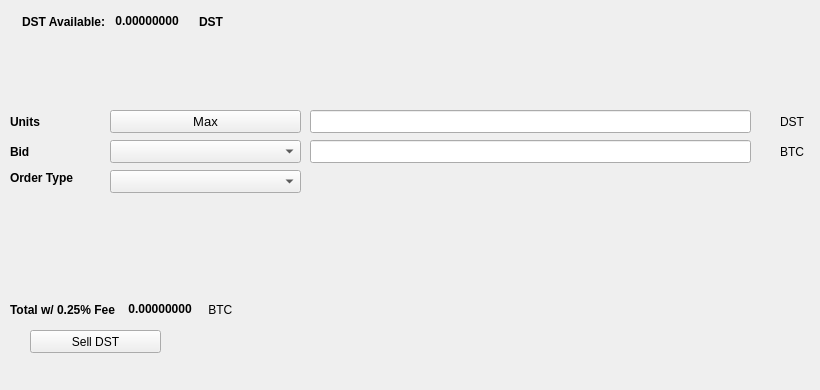
   <widget class="QWidget" name="SellTab">
    <attribute name="title">
     <string>Sell</string>
    </attribute>
    <widget class="QLabel" name="label_16">
     <property name="geometry">
      <rect>
       <x>780</x>
       <y>140</y>
       <width>31</width>
       <height>23</height>
      </rect>
     </property>
     <property name="text">
      <string>BTC</string>
     </property>
    </widget>
    <widget class="QComboBox" name="SellBidcomboBox">
     <property name="geometry">
      <rect>
       <x>110</x>
       <y>140</y>
       <width>191</width>
       <height>23</height>
      </rect>
     </property>
     <property name="font">
      <font>
       <pointsize>10</pointsize>
      </font>
     </property>
    </widget>
    <widget class="QLabel" name="label_18">
     <property name="geometry">
      <rect>
       <x>10</x>
       <y>110</y>
       <width>46</width>
       <height>23</height>
      </rect>
     </property>
     <property name="font">
      <font>
       <weight>75</weight>
       <bold>true</bold>
      </font>
     </property>
     <property name="text">
      <string>Units</string>
     </property>
    </widget>
    <widget class="QPushButton" name="Sell_Max_Amount">
     <property name="geometry">
      <rect>
       <x>110</x>
       <y>110</y>
       <width>191</width>
       <height>23</height>
      </rect>
     </property>
     <property name="font">
      <font>
       <pointsize>10</pointsize>
      </font>
     </property>
     <property name="text">
      <string>Max</string>
     </property>
    </widget>
    <widget class="QLabel" name="label_20">
     <property name="geometry">
      <rect>
       <x>10</x>
       <y>170</y>
       <width>91</width>
       <height>16</height>
      </rect>
     </property>
     <property name="font">
      <font>
       <weight>75</weight>
       <bold>true</bold>
      </font>
     </property>
     <property name="text">
      <string>Order Type</string>
     </property>
    </widget>
    <widget class="QComboBox" name="SellOrdertypeCombo">
     <property name="geometry">
      <rect>
       <x>110</x>
       <y>170</y>
       <width>191</width>
       <height>23</height>
      </rect>
     </property>
     <property name="font">
      <font>
       <pointsize>10</pointsize>
      </font>
     </property>
    </widget>
    <widget class="QLabel" name="label_21">
     <property name="geometry">
      <rect>
       <x>10</x>
       <y>140</y>
       <width>46</width>
       <height>23</height>
      </rect>
     </property>
     <property name="font">
      <font>
       <weight>75</weight>
       <bold>true</bold>
      </font>
     </property>
     <property name="text">
      <string>Bid</string>
     </property>
    </widget>
    <widget class="QLabel" name="label_22">
     <property name="geometry">
      <rect>
       <x>780</x>
       <y>110</y>
       <width>31</width>
       <height>23</height>
      </rect>
     </property>
     <property name="text">
      <string>DST</string>
     </property>
    </widget>
    <widget class="QLineEdit" name="UnitsInputPIV">
     <property name="geometry">
      <rect>
       <x>310</x>
       <y>110</y>
       <width>441</width>
       <height>23</height>
      </rect>
     </property>
     <property name="font">
      <font>
       <pointsize>9</pointsize>
       <weight>75</weight>
       <bold>true</bold>
      </font>
     </property>
    </widget>
    <widget class="QLineEdit" name="SellBidPriceEdit">
     <property name="geometry">
      <rect>
       <x>310</x>
       <y>140</y>
       <width>441</width>
       <height>23</height>
      </rect>
     </property>
     <property name="font">
      <font>
       <pointsize>9</pointsize>
       <weight>75</weight>
       <bold>true</bold>
      </font>
     </property>
    </widget>
    <widget class="QPushButton" name="SellPIVBTN">
     <property name="geometry">
      <rect>
       <x>30</x>
       <y>330</y>
       <width>131</width>
       <height>23</height>
      </rect>
     </property>
     <property name="text">
      <string>Sell DST</string>
     </property>
     <property name="icon">
      <iconset resource="../ensurance">
       <normaloff>:/icons/bitcoin</normaloff>:/icons/bitcoin</iconset>
     </property>
    </widget>
    <widget class="QWidget" name="layoutWidget3">
     <property name="geometry">
      <rect>
       <x>22</x>
       <y>12</y>
       <width>258</width>
       <height>19</height>
      </rect>
     </property>
     <layout class="QHBoxLayout" name="horizontalLayout">
      <item>
       <widget class="QLabel" name="label232_2">
        <property name="font">
         <font>
          <weight>75</weight>
          <bold>true</bold>
         </font>
        </property>
        <property name="text">
         <string>DST Available:</string>
        </property>
       </widget>
      </item>
      <item>
       <widget class="QLabel" name="PIVAvailableLabel">
        <property name="palette">
         <palette>
          <active>
           <colorrole role="WindowText">
            <brush brushstyle="SolidPattern">
             <color alpha="255">
              <red>0</red>
              <green>0</green>
              <blue>0</blue>
             </color>
            </brush>
           </colorrole>
           <colorrole role="Button">
            <brush brushstyle="SolidPattern">
             <color alpha="255">
              <red>0</red>
              <green>170</green>
              <blue>0</blue>
             </color>
            </brush>
           </colorrole>
           <colorrole role="Light">
            <brush brushstyle="SolidPattern">
             <color alpha="255">
              <red>0</red>
              <green>255</green>
              <blue>0</blue>
             </color>
            </brush>
           </colorrole>
           <colorrole role="Midlight">
            <brush brushstyle="SolidPattern">
             <color alpha="255">
              <red>0</red>
              <green>212</green>
              <blue>0</blue>
             </color>
            </brush>
           </colorrole>
           <colorrole role="Dark">
            <brush brushstyle="SolidPattern">
             <color alpha="255">
              <red>0</red>
              <green>85</green>
              <blue>0</blue>
             </color>
            </brush>
           </colorrole>
           <colorrole role="Mid">
            <brush brushstyle="SolidPattern">
             <color alpha="255">
              <red>0</red>
              <green>113</green>
              <blue>0</blue>
             </color>
            </brush>
           </colorrole>
           <colorrole role="Text">
            <brush brushstyle="SolidPattern">
             <color alpha="255">
              <red>0</red>
              <green>170</green>
              <blue>0</blue>
             </color>
            </brush>
           </colorrole>
           <colorrole role="BrightText">
            <brush brushstyle="SolidPattern">
             <color alpha="255">
              <red>255</red>
              <green>255</green>
              <blue>255</blue>
             </color>
            </brush>
           </colorrole>
           <colorrole role="ButtonText">
            <brush brushstyle="SolidPattern">
             <color alpha="255">
              <red>0</red>
              <green>0</green>
              <blue>0</blue>
             </color>
            </brush>
           </colorrole>
           <colorrole role="Base">
            <brush brushstyle="SolidPattern">
             <color alpha="255">
              <red>255</red>
              <green>255</green>
              <blue>255</blue>
             </color>
            </brush>
           </colorrole>
           <colorrole role="Window">
            <brush brushstyle="SolidPattern">
             <color alpha="255">
              <red>0</red>
              <green>170</green>
              <blue>0</blue>
             </color>
            </brush>
           </colorrole>
           <colorrole role="Shadow">
            <brush brushstyle="SolidPattern">
             <color alpha="255">
              <red>0</red>
              <green>0</green>
              <blue>0</blue>
             </color>
            </brush>
           </colorrole>
           <colorrole role="AlternateBase">
            <brush brushstyle="SolidPattern">
             <color alpha="255">
              <red>127</red>
              <green>212</green>
              <blue>127</blue>
             </color>
            </brush>
           </colorrole>
           <colorrole role="ToolTipBase">
            <brush brushstyle="SolidPattern">
             <color alpha="255">
              <red>255</red>
              <green>255</green>
              <blue>220</blue>
             </color>
            </brush>
           </colorrole>
           <colorrole role="ToolTipText">
            <brush brushstyle="SolidPattern">
             <color alpha="255">
              <red>0</red>
              <green>0</green>
              <blue>0</blue>
             </color>
            </brush>
           </colorrole>
          </active>
          <inactive>
           <colorrole role="WindowText">
            <brush brushstyle="SolidPattern">
             <color alpha="255">
              <red>0</red>
              <green>0</green>
              <blue>0</blue>
             </color>
            </brush>
           </colorrole>
           <colorrole role="Button">
            <brush brushstyle="SolidPattern">
             <color alpha="255">
              <red>0</red>
              <green>170</green>
              <blue>0</blue>
             </color>
            </brush>
           </colorrole>
           <colorrole role="Light">
            <brush brushstyle="SolidPattern">
             <color alpha="255">
              <red>0</red>
              <green>255</green>
              <blue>0</blue>
             </color>
            </brush>
           </colorrole>
           <colorrole role="Midlight">
            <brush brushstyle="SolidPattern">
             <color alpha="255">
              <red>0</red>
              <green>212</green>
              <blue>0</blue>
             </color>
            </brush>
           </colorrole>
           <colorrole role="Dark">
            <brush brushstyle="SolidPattern">
             <color alpha="255">
              <red>0</red>
              <green>85</green>
              <blue>0</blue>
             </color>
            </brush>
           </colorrole>
           <colorrole role="Mid">
            <brush brushstyle="SolidPattern">
             <color alpha="255">
              <red>0</red>
              <green>113</green>
              <blue>0</blue>
             </color>
            </brush>
           </colorrole>
           <colorrole role="Text">
            <brush brushstyle="SolidPattern">
             <color alpha="255">
              <red>0</red>
              <green>170</green>
              <blue>0</blue>
             </color>
            </brush>
           </colorrole>
           <colorrole role="BrightText">
            <brush brushstyle="SolidPattern">
             <color alpha="255">
              <red>255</red>
              <green>255</green>
              <blue>255</blue>
             </color>
            </brush>
           </colorrole>
           <colorrole role="ButtonText">
            <brush brushstyle="SolidPattern">
             <color alpha="255">
              <red>0</red>
              <green>0</green>
              <blue>0</blue>
             </color>
            </brush>
           </colorrole>
           <colorrole role="Base">
            <brush brushstyle="SolidPattern">
             <color alpha="255">
              <red>255</red>
              <green>255</green>
              <blue>255</blue>
             </color>
            </brush>
           </colorrole>
           <colorrole role="Window">
            <brush brushstyle="SolidPattern">
             <color alpha="255">
              <red>0</red>
              <green>170</green>
              <blue>0</blue>
             </color>
            </brush>
           </colorrole>
           <colorrole role="Shadow">
            <brush brushstyle="SolidPattern">
             <color alpha="255">
              <red>0</red>
              <green>0</green>
              <blue>0</blue>
             </color>
            </brush>
           </colorrole>
           <colorrole role="AlternateBase">
            <brush brushstyle="SolidPattern">
             <color alpha="255">
              <red>127</red>
              <green>212</green>
              <blue>127</blue>
             </color>
            </brush>
           </colorrole>
           <colorrole role="ToolTipBase">
            <brush brushstyle="SolidPattern">
             <color alpha="255">
              <red>255</red>
              <green>255</green>
              <blue>220</blue>
             </color>
            </brush>
           </colorrole>
           <colorrole role="ToolTipText">
            <brush brushstyle="SolidPattern">
             <color alpha="255">
              <red>0</red>
              <green>0</green>
              <blue>0</blue>
             </color>
            </brush>
           </colorrole>
          </inactive>
          <disabled>
           <colorrole role="WindowText">
            <brush brushstyle="SolidPattern">
             <color alpha="255">
              <red>0</red>
              <green>85</green>
              <blue>0</blue>
             </color>
            </brush>
           </colorrole>
           <colorrole role="Button">
            <brush brushstyle="SolidPattern">
             <color alpha="255">
              <red>0</red>
              <green>170</green>
              <blue>0</blue>
             </color>
            </brush>
           </colorrole>
           <colorrole role="Light">
            <brush brushstyle="SolidPattern">
             <color alpha="255">
              <red>0</red>
              <green>255</green>
              <blue>0</blue>
             </color>
            </brush>
           </colorrole>
           <colorrole role="Midlight">
            <brush brushstyle="SolidPattern">
             <color alpha="255">
              <red>0</red>
              <green>212</green>
              <blue>0</blue>
             </color>
            </brush>
           </colorrole>
           <colorrole role="Dark">
            <brush brushstyle="SolidPattern">
             <color alpha="255">
              <red>0</red>
              <green>85</green>
              <blue>0</blue>
             </color>
            </brush>
           </colorrole>
           <colorrole role="Mid">
            <brush brushstyle="SolidPattern">
             <color alpha="255">
              <red>0</red>
              <green>113</green>
              <blue>0</blue>
             </color>
            </brush>
           </colorrole>
           <colorrole role="Text">
            <brush brushstyle="SolidPattern">
             <color alpha="255">
              <red>0</red>
              <green>85</green>
              <blue>0</blue>
             </color>
            </brush>
           </colorrole>
           <colorrole role="BrightText">
            <brush brushstyle="SolidPattern">
             <color alpha="255">
              <red>255</red>
              <green>255</green>
              <blue>255</blue>
             </color>
            </brush>
           </colorrole>
           <colorrole role="ButtonText">
            <brush brushstyle="SolidPattern">
             <color alpha="255">
              <red>0</red>
              <green>85</green>
              <blue>0</blue>
             </color>
            </brush>
           </colorrole>
           <colorrole role="Base">
            <brush brushstyle="SolidPattern">
             <color alpha="255">
              <red>0</red>
              <green>170</green>
              <blue>0</blue>
             </color>
            </brush>
           </colorrole>
           <colorrole role="Window">
            <brush brushstyle="SolidPattern">
             <color alpha="255">
              <red>0</red>
              <green>170</green>
              <blue>0</blue>
             </color>
            </brush>
           </colorrole>
           <colorrole role="Shadow">
            <brush brushstyle="SolidPattern">
             <color alpha="255">
              <red>0</red>
              <green>0</green>
              <blue>0</blue>
             </color>
            </brush>
           </colorrole>
           <colorrole role="AlternateBase">
            <brush brushstyle="SolidPattern">
             <color alpha="255">
              <red>0</red>
              <green>170</green>
              <blue>0</blue>
             </color>
            </brush>
           </colorrole>
           <colorrole role="ToolTipBase">
            <brush brushstyle="SolidPattern">
             <color alpha="255">
              <red>255</red>
              <green>255</green>
              <blue>220</blue>
             </color>
            </brush>
           </colorrole>
           <colorrole role="ToolTipText">
            <brush brushstyle="SolidPattern">
             <color alpha="255">
              <red>0</red>
              <green>0</green>
              <blue>0</blue>
             </color>
            </brush>
           </colorrole>
          </disabled>
         </palette>
        </property>
        <property name="font">
         <font>
          <weight>75</weight>
          <bold>true</bold>
         </font>
        </property>
        <property name="text">
         <string> 0.00000000 </string>
        </property>
        <property name="textInteractionFlags">
         <set>Qt::LinksAccessibleByMouse|Qt::TextSelectableByKeyboard|Qt::TextSelectableByMouse</set>
        </property>
       </widget>
      </item>
      <item>
       <widget class="QLabel" name="labelPIV">
        <property name="font">
         <font>
          <weight>75</weight>
          <bold>true</bold>
         </font>
        </property>
        <property name="text">
         <string>DST</string>
        </property>
       </widget>
      </item>
     </layout>
    </widget>
    <widget class="QWidget" name="layoutWidget">
     <property name="geometry">
      <rect>
       <x>10</x>
       <y>300</y>
       <width>268</width>
       <height>19</height>
      </rect>
     </property>
     <layout class="QHBoxLayout" name="horizontalLayout_2">
      <item>
       <widget class="QLabel" name="label_19">
        <property name="font">
         <font>
          <weight>75</weight>
          <bold>true</bold>
         </font>
        </property>
        <property name="text">
         <string>Total w/ 0.25% Fee </string>
        </property>
       </widget>
      </item>
      <item>
       <widget class="QLabel" name="SellCostLabel">
        <property name="palette">
         <palette>
          <active>
           <colorrole role="WindowText">
            <brush brushstyle="SolidPattern">
             <color alpha="255">
              <red>0</red>
              <green>0</green>
              <blue>0</blue>
             </color>
            </brush>
           </colorrole>
           <colorrole role="Button">
            <brush brushstyle="SolidPattern">
             <color alpha="255">
              <red>0</red>
              <green>170</green>
              <blue>0</blue>
             </color>
            </brush>
           </colorrole>
           <colorrole role="Light">
            <brush brushstyle="SolidPattern">
             <color alpha="255">
              <red>0</red>
              <green>255</green>
              <blue>0</blue>
             </color>
            </brush>
           </colorrole>
           <colorrole role="Midlight">
            <brush brushstyle="SolidPattern">
             <color alpha="255">
              <red>0</red>
              <green>212</green>
              <blue>0</blue>
             </color>
            </brush>
           </colorrole>
           <colorrole role="Dark">
            <brush brushstyle="SolidPattern">
             <color alpha="255">
              <red>0</red>
              <green>85</green>
              <blue>0</blue>
             </color>
            </brush>
           </colorrole>
           <colorrole role="Mid">
            <brush brushstyle="SolidPattern">
             <color alpha="255">
              <red>0</red>
              <green>113</green>
              <blue>0</blue>
             </color>
            </brush>
           </colorrole>
           <colorrole role="Text">
            <brush brushstyle="SolidPattern">
             <color alpha="255">
              <red>0</red>
              <green>170</green>
              <blue>0</blue>
             </color>
            </brush>
           </colorrole>
           <colorrole role="BrightText">
            <brush brushstyle="SolidPattern">
             <color alpha="255">
              <red>255</red>
              <green>255</green>
              <blue>255</blue>
             </color>
            </brush>
           </colorrole>
           <colorrole role="ButtonText">
            <brush brushstyle="SolidPattern">
             <color alpha="255">
              <red>0</red>
              <green>0</green>
              <blue>0</blue>
             </color>
            </brush>
           </colorrole>
           <colorrole role="Base">
            <brush brushstyle="SolidPattern">
             <color alpha="255">
              <red>255</red>
              <green>255</green>
              <blue>255</blue>
             </color>
            </brush>
           </colorrole>
           <colorrole role="Window">
            <brush brushstyle="SolidPattern">
             <color alpha="255">
              <red>0</red>
              <green>170</green>
              <blue>0</blue>
             </color>
            </brush>
           </colorrole>
           <colorrole role="Shadow">
            <brush brushstyle="SolidPattern">
             <color alpha="255">
              <red>0</red>
              <green>0</green>
              <blue>0</blue>
             </color>
            </brush>
           </colorrole>
           <colorrole role="AlternateBase">
            <brush brushstyle="SolidPattern">
             <color alpha="255">
              <red>127</red>
              <green>212</green>
              <blue>127</blue>
             </color>
            </brush>
           </colorrole>
           <colorrole role="ToolTipBase">
            <brush brushstyle="SolidPattern">
             <color alpha="255">
              <red>255</red>
              <green>255</green>
              <blue>220</blue>
             </color>
            </brush>
           </colorrole>
           <colorrole role="ToolTipText">
            <brush brushstyle="SolidPattern">
             <color alpha="255">
              <red>0</red>
              <green>0</green>
              <blue>0</blue>
             </color>
            </brush>
           </colorrole>
          </active>
          <inactive>
           <colorrole role="WindowText">
            <brush brushstyle="SolidPattern">
             <color alpha="255">
              <red>0</red>
              <green>0</green>
              <blue>0</blue>
             </color>
            </brush>
           </colorrole>
           <colorrole role="Button">
            <brush brushstyle="SolidPattern">
             <color alpha="255">
              <red>0</red>
              <green>170</green>
              <blue>0</blue>
             </color>
            </brush>
           </colorrole>
           <colorrole role="Light">
            <brush brushstyle="SolidPattern">
             <color alpha="255">
              <red>0</red>
              <green>255</green>
              <blue>0</blue>
             </color>
            </brush>
           </colorrole>
           <colorrole role="Midlight">
            <brush brushstyle="SolidPattern">
             <color alpha="255">
              <red>0</red>
              <green>212</green>
              <blue>0</blue>
             </color>
            </brush>
           </colorrole>
           <colorrole role="Dark">
            <brush brushstyle="SolidPattern">
             <color alpha="255">
              <red>0</red>
              <green>85</green>
              <blue>0</blue>
             </color>
            </brush>
           </colorrole>
           <colorrole role="Mid">
            <brush brushstyle="SolidPattern">
             <color alpha="255">
              <red>0</red>
              <green>113</green>
              <blue>0</blue>
             </color>
            </brush>
           </colorrole>
           <colorrole role="Text">
            <brush brushstyle="SolidPattern">
             <color alpha="255">
              <red>0</red>
              <green>170</green>
              <blue>0</blue>
             </color>
            </brush>
           </colorrole>
           <colorrole role="BrightText">
            <brush brushstyle="SolidPattern">
             <color alpha="255">
              <red>255</red>
              <green>255</green>
              <blue>255</blue>
             </color>
            </brush>
           </colorrole>
           <colorrole role="ButtonText">
            <brush brushstyle="SolidPattern">
             <color alpha="255">
              <red>0</red>
              <green>0</green>
              <blue>0</blue>
             </color>
            </brush>
           </colorrole>
           <colorrole role="Base">
            <brush brushstyle="SolidPattern">
             <color alpha="255">
              <red>255</red>
              <green>255</green>
              <blue>255</blue>
             </color>
            </brush>
           </colorrole>
           <colorrole role="Window">
            <brush brushstyle="SolidPattern">
             <color alpha="255">
              <red>0</red>
              <green>170</green>
              <blue>0</blue>
             </color>
            </brush>
           </colorrole>
           <colorrole role="Shadow">
            <brush brushstyle="SolidPattern">
             <color alpha="255">
              <red>0</red>
              <green>0</green>
              <blue>0</blue>
             </color>
            </brush>
           </colorrole>
           <colorrole role="AlternateBase">
            <brush brushstyle="SolidPattern">
             <color alpha="255">
              <red>127</red>
              <green>212</green>
              <blue>127</blue>
             </color>
            </brush>
           </colorrole>
           <colorrole role="ToolTipBase">
            <brush brushstyle="SolidPattern">
             <color alpha="255">
              <red>255</red>
              <green>255</green>
              <blue>220</blue>
             </color>
            </brush>
           </colorrole>
           <colorrole role="ToolTipText">
            <brush brushstyle="SolidPattern">
             <color alpha="255">
              <red>0</red>
              <green>0</green>
              <blue>0</blue>
             </color>
            </brush>
           </colorrole>
          </inactive>
          <disabled>
           <colorrole role="WindowText">
            <brush brushstyle="SolidPattern">
             <color alpha="255">
              <red>0</red>
              <green>85</green>
              <blue>0</blue>
             </color>
            </brush>
           </colorrole>
           <colorrole role="Button">
            <brush brushstyle="SolidPattern">
             <color alpha="255">
              <red>0</red>
              <green>170</green>
              <blue>0</blue>
             </color>
            </brush>
           </colorrole>
           <colorrole role="Light">
            <brush brushstyle="SolidPattern">
             <color alpha="255">
              <red>0</red>
              <green>255</green>
              <blue>0</blue>
             </color>
            </brush>
           </colorrole>
           <colorrole role="Midlight">
            <brush brushstyle="SolidPattern">
             <color alpha="255">
              <red>0</red>
              <green>212</green>
              <blue>0</blue>
             </color>
            </brush>
           </colorrole>
           <colorrole role="Dark">
            <brush brushstyle="SolidPattern">
             <color alpha="255">
              <red>0</red>
              <green>85</green>
              <blue>0</blue>
             </color>
            </brush>
           </colorrole>
           <colorrole role="Mid">
            <brush brushstyle="SolidPattern">
             <color alpha="255">
              <red>0</red>
              <green>113</green>
              <blue>0</blue>
             </color>
            </brush>
           </colorrole>
           <colorrole role="Text">
            <brush brushstyle="SolidPattern">
             <color alpha="255">
              <red>0</red>
              <green>85</green>
              <blue>0</blue>
             </color>
            </brush>
           </colorrole>
           <colorrole role="BrightText">
            <brush brushstyle="SolidPattern">
             <color alpha="255">
              <red>255</red>
              <green>255</green>
              <blue>255</blue>
             </color>
            </brush>
           </colorrole>
           <colorrole role="ButtonText">
            <brush brushstyle="SolidPattern">
             <color alpha="255">
              <red>0</red>
              <green>85</green>
              <blue>0</blue>
             </color>
            </brush>
           </colorrole>
           <colorrole role="Base">
            <brush brushstyle="SolidPattern">
             <color alpha="255">
              <red>0</red>
              <green>170</green>
              <blue>0</blue>
             </color>
            </brush>
           </colorrole>
           <colorrole role="Window">
            <brush brushstyle="SolidPattern">
             <color alpha="255">
              <red>0</red>
              <green>170</green>
              <blue>0</blue>
             </color>
            </brush>
           </colorrole>
           <colorrole role="Shadow">
            <brush brushstyle="SolidPattern">
             <color alpha="255">
              <red>0</red>
              <green>0</green>
              <blue>0</blue>
             </color>
            </brush>
           </colorrole>
           <colorrole role="AlternateBase">
            <brush brushstyle="SolidPattern">
             <color alpha="255">
              <red>0</red>
              <green>170</green>
              <blue>0</blue>
             </color>
            </brush>
           </colorrole>
           <colorrole role="ToolTipBase">
            <brush brushstyle="SolidPattern">
             <color alpha="255">
              <red>255</red>
              <green>255</green>
              <blue>220</blue>
             </color>
            </brush>
           </colorrole>
           <colorrole role="ToolTipText">
            <brush brushstyle="SolidPattern">
             <color alpha="255">
              <red>0</red>
              <green>0</green>
              <blue>0</blue>
             </color>
            </brush>
           </colorrole>
          </disabled>
         </palette>
        </property>
        <property name="font">
         <font>
          <weight>75</weight>
          <bold>true</bold>
         </font>
        </property>
        <property name="autoFillBackground">
         <bool>false</bool>
        </property>
        <property name="text">
         <string> 0.00000000</string>
        </property>
        <property name="textInteractionFlags">
         <set>Qt::LinksAccessibleByMouse|Qt::TextSelectableByMouse</set>
        </property>
       </widget>
      </item>
      <item>
       <widget class="QLabel" name="label_17">
        <property name="font">
         <font>
          <weight>50</weight>
          <bold>false</bold>
         </font>
        </property>
        <property name="text">
         <string> BTC</string>
        </property>
       </widget>
      </item>
     </layout>
    </widget>
    <widget class="QLabel" name="label_23">
     <property name="geometry">
      <rect>
       <x>460</x>
       <y>300</y>
       <width>281</width>
       <height>81</height>
      </rect>
     </property>
     <property name="text">
      <string/>
     </property>
     <property name="pixmap">
      <pixmap>:/images/bittrex</pixmap>
     </property>
    </widget>
   </widget>
